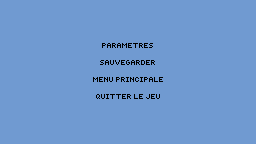

This is a level from a 2D game, rendered from its Tiled map with the project's own tilesets. A one-line summary and the complete map file follow:
An orthogonal 16x9 tile map with 16x16 px tiles, 2 tile layers (background, ecriture), 3 tilesets and 4 objects.

<map version="1.10" tiledversion="1.10.2" orientation="orthogonal" renderorder="right-down" width="16" height="9" tilewidth="16" tileheight="16" infinite="0" nextlayerid="4" nextobjectid="5">
 <tileset firstgid="1" source="../colors.tsx" />
 <tileset firstgid="26" source="../menu/textures/menu.tsx" />
 <tileset firstgid="170" source="esc.tsx" />
 <layer id="1" name="background" width="16" height="9">
  <data encoding="csv">
21,21,21,21,21,21,21,21,21,21,21,21,21,21,21,21,
21,21,21,21,21,21,21,21,21,21,21,21,21,21,21,21,
21,21,21,21,21,21,21,21,21,21,21,21,21,21,21,21,
21,21,21,21,21,21,21,21,21,21,21,21,21,21,21,21,
21,21,21,21,21,21,21,21,21,21,21,21,21,21,21,21,
21,21,21,21,21,21,21,21,21,21,21,21,21,21,21,21,
21,21,21,21,21,21,21,21,21,21,21,21,21,21,21,21,
21,21,21,21,21,21,21,21,21,21,21,21,21,21,21,21,
21,21,21,21,21,21,21,21,21,21,21,21,21,21,21,21
</data>
 </layer>
 <layer id="2" name="ecriture" width="16" height="9">
  <data encoding="csv">
170,171,172,173,174,175,176,177,178,179,180,181,182,183,184,185,
186,187,188,189,190,191,192,193,194,195,196,197,198,199,200,201,
202,203,204,205,206,207,208,209,210,211,212,213,214,215,216,217,
218,219,220,221,222,223,224,225,226,227,228,229,230,231,232,233,
234,235,236,237,238,239,240,241,242,243,244,245,246,247,248,249,
250,251,252,253,254,255,256,257,258,259,260,261,262,263,264,265,
266,267,268,269,270,271,272,273,274,275,276,277,278,279,280,281,
282,283,284,285,286,287,288,289,290,291,292,293,294,295,296,297,
298,299,300,301,302,303,304,305,306,307,308,309,310,311,312,313
</data>
 </layer>
 <objectgroup id="3" name="boutons">
  <object id="1" x="101" y="42" width="53" height="7" />
  <object id="2" x="99" y="59" width="57" height="7" />
  <object id="3" x="92" y="76" width="72" height="7" />
  <object id="4" x="95" y="93" width="66" height="7" />
 </objectgroup>
</map>